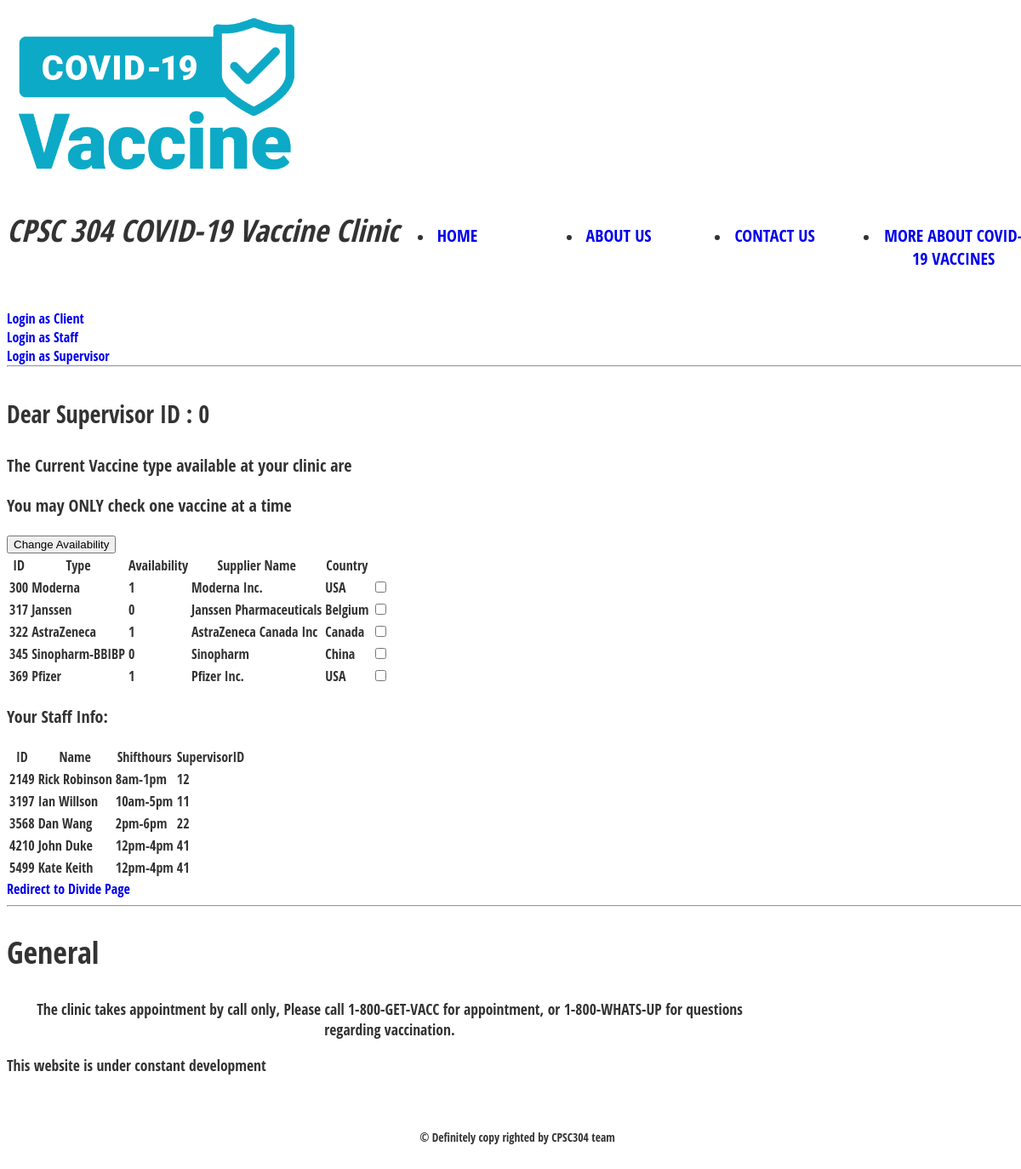
The app's page /login/Supervisor.php with its own data.
### tables this page shows
Create table Vaccine (
ID integer,
Type char(32) not NULL,
Availability boolean,
SupplierName char(32) Not NULL,
primary key (ID),
foreign key (SupplierName) references Vaccine_Supplier(Name));

Create table Vaccine_Supplier (
Name char(32),
Contact char(20),
Country char(16),
primary key (Name));

Create table Staff (
ID integer,
Name char(32),
Shifthours char(16),
SupervisorID integer not NULL,
primary key (ID),
foreign key (SupervisorID) references Supervisor(ID));

### login/Supervisor.php (the view, shortened to what this page needs)
<?php
	require "header.php";
	require "dbh.php";
	$stmt = mysqli_stmt_init($conn);
?>
  <main role="main">
	<section class = "sec-events" role="section">
		<h3> Dear Supervisor ID :
		<?php $id = intval($_GET['uid']);
				echo $id;?></h3>
		<p> The Current Vaccine type available at your clinic are </p>
		<p class = "warning"> You may ONLY check one vaccine at a time</p>
		<?php
		$sql = "SELECT v.ID, v.Type , v.SupplierName , v.Availability, vs.Country FROM vaccine v, vaccine_supplier vs WHERE v.SupplierName=vs.Name";
		if(!mysqli_stmt_prepare($stmt,$sql)) {
			header("Location:supervisor.php?error=sqlerror&uid=".$id);
			exit();
		} else {
			mysqli_stmt_execute($stmt);
			$result = mysqli_stmt_get_result($stmt);
            echo "<table>";
            echo "<tr><th>ID</th><th>Type</th><th>Availability</th><th>Supplier Name</th><th>Country</th></tr>";
			echo '<form name="vaccine-change" action="" method="post">';
			while($row = mysqli_fetch_assoc($result)) {
					echo "<tr><td>" . $row["ID"] . "</td><td>" . $row["Type"] . "</td><td>" . $row["Availability"] . "</td><td>" . $row["SupplierName"] . "</td><td>" . $row["Country"] . "</td><td>" . '<input type="checkbox"
					name="vaccines[]" value="' . $row["ID"] . '">' . "</td></tr>";
			}
			echo "<button type='submit' name='vaccine-change'>Change Availability</button>";
			echo "</form>";
			echo "</table>";
		}
		?>
	</section>
	<section class = "Staff" role="section">
		<p> Your Staff Info: </p>
		<?php
		$sql = "SELECT ID, Name, Shifthours, SupervisorID FROM staff";
		if(!mysqli_stmt_prepare($stmt,$sql)) {
			header("Location:supervisor.php?error=sqlerror&uid=".$id);
			exit();
		} else {
			mysqli_stmt_execute($stmt);
			$result = mysqli_stmt_get_result($stmt);
            echo "<table>";
            echo "<tr><th>ID</th><th>Name</th><th>Shifthours</th><th>SupervisorID</th></tr>";
			while($row = mysqli_fetch_assoc($result)) {
					echo "<tr><td>" . $row["ID"] . "</td><td>" . $row["Name"] . "</td>
					<td>" . $row["Shifthours"] . "</td><td>" . $row["SupervisorID"] . "</td>
					</tr>";
			}
			echo "</table>";
		}
		?>
	</section>
	<?php
	echo '<a href="divide.php?uid='.$id. '" target="divide.php?uid='.$id. '">Redirect to Divide Page</a>';
	?>
    <section class="sec-events" role="section">
      <hr />
      <h1>General</h1>
      <article>
        <h1>The clinic takes appointment by call only, Please call 1-800-GET-VACC for appointment,
		or 1-800-WHATS-UP for questions regarding vaccination. </h1>
        <p>This website is under constant development</p>
      </article>
    </section>
  </main>
<footer>
  <p class="copy">&copy; Definitely copy righted by CPSC304 team </p>
</footer>

### login/header.php (shortened to what this page needs)
<!DOCTYPE html>
<html>
	<head>
		<img src= "../img/logo.png" alt= "logo" width = 350px/>
		<link rel="stylesheet"  href="../Template.css" media="screen"/>
	</head>
	<body>
	<header role="banner">
		<nav role="navigation">
			<h1><em>CPSC 304 COVID-19 Vaccine Clinic</em></h1>
<div id="menu">
		<ul class="nav-ul">
				<li><a href="index.php">Home</a></li>
				<li><a href="#">About Us</a></li>
				<li><a href="#">Contact Us</a></li>
        <li><a href = "https://www.canada.ca/en/public-health/services/diseases/cor
		onavirus-disease-covid-19/vaccines.html?utm_campaign=hc-sc-covidvaccine-
		21-22&utm_medium=sem&utm_source=bing&utm_content=ad-text-en&utm_term=sho
		uld%20i%20get%20the%20covid%20vaccine&adv=2122-89750&id_campaign=3964
		59392&id_source=1252344292751481&id_content=78271643577387&gclid=f386
		ab05d98a19ed5406cbaebf61449f&gclsrc=3p.ds"
		target="https://www.canada.ca/en/public-health/services/diseases/cor
		onavirus-disease-covid-19/vaccines.html?utm_campaign=hc-sc-covidvaccine-
		21-22&utm_medium=sem&utm_source=bing&utm_content=ad-text-en&utm_term=sho
		uld%20i%20get%20the%20covid%20vaccine&adv=2122-89750&id_campaign=3964
		59392&id_source=1252344292751481&id_content=78271643577387&gclid=f386
		ab05d98a19ed5406cbaebf61449f&gclsrc=3p.ds">More About COVID-19 Vaccines</a></li>
		</ul>
</div>
		</nav>
		<?php
			if(isset($_SESSION['uid'])) {
				echo '<form action="logout.php" method="post">
				<button type="submit" name="logout-submit">Logout</button>
				</form>';
			} else {
				echo '<section class="sec-events" role="section">
					<a href="clientLogin.php">Login as Client</a>
					<br>
					<a href="staffLogin.php">Login as Staff</a>
					<br>
					<a href="supervisorLogin.php">Login as Supervisor</a>
					<br>';
			}
		?>
	</header>
	<hr>

### Template.css (style rules this page uses)
html { font: 16px 'Open Sans Condensed', 'Roboto Condensed', Verdana, sans-serif; }
h1 { font-size: 2.25em; }
h3 { font-size: 1.75em; }
p { font-size: 1.25em; }
html, body { width: 100%; height: 100%; }
body { color: #333; }
*, *:before, *:after { box-sizing: border-box; }
header,nav,section,footer { float: left; width: 100%; }
a { text-decoration: none; transition: color .25s; }
nav h1 { float: left; font-size: 2.25em; }
.nav-ul { display: flex; }
header li { width: 40%; }
.sec-events article { width: 75%; text-align: justify; }
.sec-events article h1, .sec-events article p { display: block; font-size: 110%; }
.sec-events article h1 { text-align: center; }
footer { padding: 2em 0; width: 100%; text-align: center; background: $lightGrey; }
.copy { font-size: .85em; }

### records on screen
vaccine: ID "300", Type "Moderna", Availability "1", SupplierName "Moderna Inc.", SupplierName.Country "USA"
vaccine: ID "317", Type "Janssen", Availability "0", SupplierName "Janssen Pharmaceuticals", SupplierName.Country "Belgium"
vaccine: ID "322", Type "AstraZeneca", Availability "1", SupplierName "AstraZeneca Canada Inc", SupplierName.Country "Canada"
vaccine: ID "345", Type "Sinopharm-BBIBP", Availability "0", SupplierName "Sinopharm", SupplierName.Country "China"
vaccine: ID "369", Type "Pfizer", Availability "1", SupplierName "Pfizer Inc.", SupplierName.Country "USA"
staff: ID "2149", Name "Rick Robinson", Shifthours "8am-1pm", SupervisorID "12"
staff: ID "3197", Name "Ian Willson", Shifthours "10am-5pm", SupervisorID "11"
staff: ID "3568", Name "Dan Wang", Shifthours "2pm-6pm", SupervisorID "22"
staff: ID "4210", Name "John Duke", Shifthours "12pm-4pm", SupervisorID "41"
staff: ID "5499", Name "Kate Keith", Shifthours "12pm-4pm", SupervisorID "41"

### other values on screen
$id "0"
